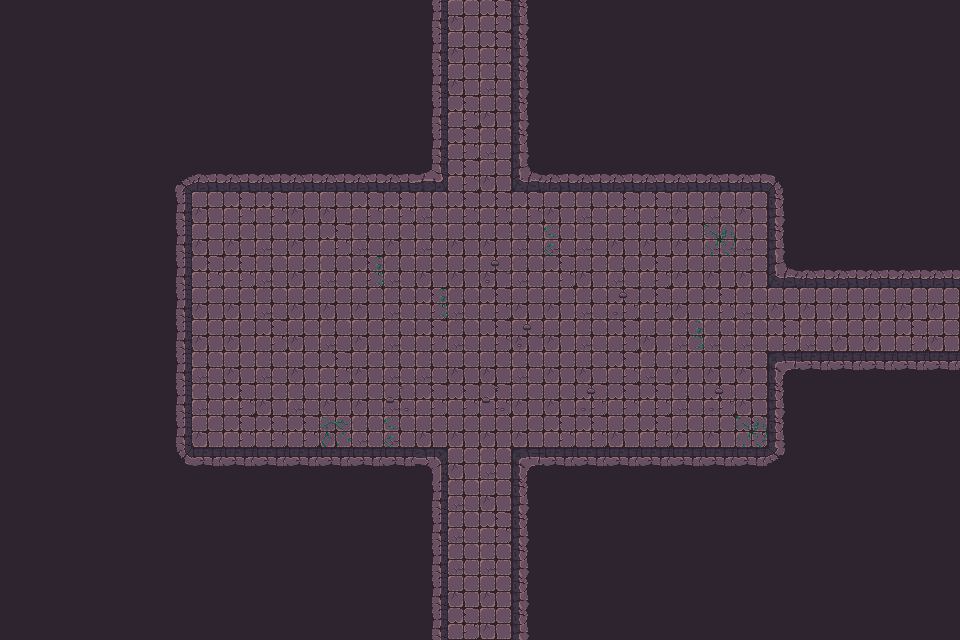

A level layout from a 2D game, rendered from its tile map. Below: a short description, then the map file with its tile-grid data intact:
An orthogonal 30x20 tile map with 32x32 px tiles, 3 tile layers (Walls, Decor, Items), 2 tilesets and 58 objects.

<map version="1.10" tiledversion="1.11.2" orientation="orthogonal" renderorder="right-down" width="30" height="20" tilewidth="32" tileheight="32" infinite="0" nextlayerid="3" nextobjectid="1">
    <tileset firstgid="1" name="Town Tileset" tilewidth="32" tileheight="32" tilecount="64" columns="8">
        <image source="../../../tiles/World H Tileset.png" trans="ff00ff" width="256" height="256" />
        <tile id="4">
            <objectgroup draworder="index" id="2">
                <object id="1" x="0" y="0" width="32" height="32" />
            </objectgroup>
        </tile>
        <tile id="5">
            <objectgroup draworder="index" id="2">
                <object id="1" x="0" y="0" width="32" height="32" />
            </objectgroup>
        </tile>
        <tile id="6">
            <objectgroup draworder="index" id="2">
                <object id="1" x="0" y="0" width="32" height="32" />
            </objectgroup>
        </tile>
        <tile id="7">
            <objectgroup draworder="index" id="2">
                <object id="1" x="0" y="0" width="32" height="32" />
            </objectgroup>
        </tile>
        <tile id="8">
            <objectgroup draworder="index" id="2">
                <object id="1" x="0" y="0" width="32" height="32" />
            </objectgroup>
        </tile>
        <tile id="10">
            <objectgroup draworder="index" id="2">
                <object id="1" x="0" y="32" width="32" height="0" />
            </objectgroup>
        </tile>
        <tile id="11">
            <objectgroup draworder="index" id="2">
                <object id="1" x="0" y="32" width="32" height="0" />
                <object id="2" x="32" y="0" width="0" height="32" />
            </objectgroup>
        </tile>
        <tile id="12">
            <objectgroup draworder="index" id="2">
                <object id="1" x="32" y="0" width="0" height="32" />
            </objectgroup>
        </tile>
        <tile id="13">
            <objectgroup draworder="index" id="2">
                <object id="1" x="0" y="32" width="32" height="0" />
                <object id="2" x="0" y="32" width="32" height="0" />
                <object id="3" x="0" y="0" width="0" height="32" />
            </objectgroup>
        </tile>
        <tile id="14">
            <objectgroup draworder="index" id="2">
                <object id="1" x="0" y="0" width="0" height="32" />
            </objectgroup>
        </tile>
        <tile id="16">
            <objectgroup draworder="index" id="2">
                <object id="1" x="0" y="0" width="32" height="32" />
            </objectgroup>
        </tile>
        <tile id="24">
            <objectgroup draworder="index" id="2">
                <object id="1" x="0" y="0" width="32" height="32" />
            </objectgroup>
        </tile>
    </tileset>
    <tileset firstgid="65" name="Dungeon Crawler Tileset" tilewidth="32" tileheight="32" tilecount="100" columns="10">
        <image source="../../../tiles/Dungeon_Tile.png" trans="" width="320" height="320" />
        <tile id="2">
            <objectgroup draworder="index" id="2">
                <object id="1" x="0" y="0" width="32" height="32" />
            </objectgroup>
        </tile>
        <tile id="3">
            <objectgroup draworder="index" id="2">
                <object id="1" x="0" y="0" width="32" height="32" />
            </objectgroup>
        </tile>
        <tile id="4">
            <objectgroup draworder="index" id="2">
                <object id="1" x="0" y="0" width="32" height="32" />
            </objectgroup>
        </tile>
        <tile id="5">
            <objectgroup draworder="index" id="2">
                <object id="1" x="0" y="0" width="32" height="32" />
            </objectgroup>
        </tile>
        <tile id="6">
            <objectgroup draworder="index" id="2">
                <object id="1" x="0" y="0" width="32" height="32" />
            </objectgroup>
        </tile>
        <tile id="8">
            <objectgroup draworder="index" id="2">
                <object id="1" x="0" y="0" width="32" height="32" />
            </objectgroup>
        </tile>
        <tile id="12">
            <objectgroup draworder="index" id="2">
                <object id="1" x="0" y="0" width="32" height="32" />
            </objectgroup>
        </tile>
        <tile id="13">
            <objectgroup draworder="index" id="2">
                <object id="1" x="0" y="0" width="32" height="32" />
            </objectgroup>
        </tile>
        <tile id="14">
            <objectgroup draworder="index" id="2">
                <object id="1" x="0" y="0" width="32" height="32" />
            </objectgroup>
        </tile>
        <tile id="15">
            <objectgroup draworder="index" id="2">
                <object id="1" x="0" y="0" width="32" height="32" />
            </objectgroup>
        </tile>
        <tile id="16">
            <objectgroup draworder="index" id="2">
                <object id="1" x="0" y="0" width="32" height="32" />
            </objectgroup>
        </tile>
        <tile id="18">
            <objectgroup draworder="index" id="2">
                <object id="1" x="0" y="0" width="32" height="32" />
            </objectgroup>
        </tile>
        <tile id="22">
            <objectgroup draworder="index" id="2">
                <object id="1" x="0" y="0" width="32" height="32" />
            </objectgroup>
        </tile>
        <tile id="23">
            <objectgroup draworder="index" id="2">
                <object id="1" x="0" y="0" width="32" height="32" />
            </objectgroup>
        </tile>
        <tile id="24">
            <objectgroup draworder="index" id="2">
                <object id="1" x="0" y="0" width="32" height="32" />
            </objectgroup>
        </tile>
        <tile id="25">
            <objectgroup draworder="index" id="2">
                <object id="1" x="0" y="0" width="32" height="32" />
            </objectgroup>
        </tile>
        <tile id="26">
            <objectgroup draworder="index" id="2">
                <object id="1" x="0" y="0" width="32" height="32" />
            </objectgroup>
        </tile>
        <tile id="28">
            <objectgroup draworder="index" id="2">
                <object id="1" x="0" y="0" width="32" height="32" />
            </objectgroup>
        </tile>
        <tile id="32">
            <objectgroup draworder="index" id="2">
                <object id="1" x="0" y="0" width="32" height="32" />
            </objectgroup>
        </tile>
        <tile id="33">
            <objectgroup draworder="index" id="2">
                <object id="1" x="0" y="0" width="32" height="32" />
            </objectgroup>
        </tile>
        <tile id="34">
            <objectgroup draworder="index" id="2">
                <object id="1" x="0" y="0" width="32" height="32" />
            </objectgroup>
        </tile>
        <tile id="35">
            <objectgroup draworder="index" id="2">
                <object id="1" x="0" y="0" width="32" height="32" />
            </objectgroup>
        </tile>
        <tile id="36">
            <objectgroup draworder="index" id="2">
                <object id="1" x="0" y="0" width="32" height="32" />
            </objectgroup>
        </tile>
        <tile id="38">
            <objectgroup draworder="index" id="2">
                <object id="1" x="0" y="0" width="32" height="32" />
            </objectgroup>
        </tile>
        <tile id="42">
            <objectgroup draworder="index" id="2">
                <object id="1" x="0" y="0" width="32" height="32" />
            </objectgroup>
        </tile>
        <tile id="43">
            <objectgroup draworder="index" id="2">
                <object id="1" x="0" y="0" width="32" height="32" />
            </objectgroup>
        </tile>
        <tile id="44">
            <objectgroup draworder="index" id="2">
                <object id="1" x="0" y="0" width="32" height="32" />
            </objectgroup>
        </tile>
        <tile id="45">
            <objectgroup draworder="index" id="2">
                <object id="1" x="0" y="0" width="32" height="32" />
            </objectgroup>
        </tile>
        <tile id="46">
            <objectgroup draworder="index" id="2">
                <object id="1" x="0" y="0" width="32" height="32" />
            </objectgroup>
        </tile>
        <tile id="48">
            <objectgroup draworder="index" id="2">
                <object id="1" x="0" y="0" width="32" height="32" />
            </objectgroup>
        </tile>
        <tile id="52">
            <objectgroup draworder="index" id="2">
                <object id="1" x="0" y="0" width="32" height="32" />
            </objectgroup>
        </tile>
        <tile id="53">
            <objectgroup draworder="index" id="2">
                <object id="1" x="0" y="0" width="32" height="32" />
            </objectgroup>
        </tile>
        <tile id="54">
            <objectgroup draworder="index" id="2">
                <object id="1" x="0" y="0" width="32" height="32" />
            </objectgroup>
        </tile>
        <tile id="55">
            <objectgroup draworder="index" id="2">
                <object id="1" x="0" y="0" width="32" height="32" />
            </objectgroup>
        </tile>
        <tile id="56">
            <objectgroup draworder="index" id="2">
                <object id="1" x="0" y="0" width="32" height="32" />
            </objectgroup>
        </tile>
        <tile id="58">
            <objectgroup draworder="index" id="2">
                <object id="1" x="0" y="0" width="32" height="32" />
            </objectgroup>
        </tile>
        <tile id="62">
            <objectgroup draworder="index" id="2">
                <object id="1" x="0" y="0" width="32" height="32" />
            </objectgroup>
        </tile>
        <tile id="63">
            <objectgroup draworder="index" id="2">
                <object id="1" x="0" y="0" width="32" height="32" />
            </objectgroup>
        </tile>
        <tile id="64">
            <objectgroup draworder="index" id="2">
                <object id="1" x="0" y="0" width="32" height="32" />
            </objectgroup>
        </tile>
        <tile id="65">
            <objectgroup draworder="index" id="2">
                <object id="1" x="0" y="0" width="32" height="32" />
            </objectgroup>
        </tile>
        <tile id="66">
            <objectgroup draworder="index" id="2">
                <object id="1" x="0" y="0" width="32" height="32" />
            </objectgroup>
        </tile>
        <tile id="68">
            <objectgroup draworder="index" id="2">
                <object id="1" x="0" y="0" width="32" height="32" />
            </objectgroup>
        </tile>
        <tile id="80">
            <objectgroup draworder="index" id="2">
                <object id="1" x="0" y="0" width="32" height="32" />
            </objectgroup>
        </tile>
    </tileset>
    <layer id="1" name="Walls" width="30" height="20">
        <data encoding="csv">
122,122,122,122,122,122,122,122,122,122,122,122,122,77,75,65,79,122,122,122,122,122,122,122,122,122,122,122,122,122,
122,122,122,122,122,122,122,122,122,122,122,122,122,77,75,65,79,122,122,122,122,122,122,122,122,122,122,122,122,122,
122,122,122,122,122,122,122,122,122,122,122,122,122,77,75,66,79,122,122,122,122,122,122,122,122,122,122,122,122,122,
122,122,122,122,122,122,122,122,122,122,122,122,122,77,65,75,79,122,122,122,122,122,122,122,122,122,122,122,122,122,
122,122,122,122,122,122,122,122,122,122,122,122,122,77,65,66,79,122,122,122,122,122,122,122,122,122,122,122,122,122,
122,122,122,122,122,67,68,68,68,68,68,68,68,103,65,75,100,68,68,68,68,68,68,68,69,122,122,122,122,122,
122,122,122,122,122,77,75,65,65,75,75,65,65,66,65,65,65,75,66,65,65,75,66,75,79,122,122,122,122,122,
122,122,122,122,122,77,75,75,66,75,65,66,75,66,75,75,66,66,66,75,75,75,66,66,79,122,122,122,122,122,
122,122,122,122,122,77,65,65,66,75,66,65,66,75,75,75,66,65,75,66,65,75,75,75,100,68,68,68,68,68,
122,122,122,122,122,77,75,75,66,75,75,75,66,65,66,65,75,75,66,65,65,75,65,66,75,75,75,75,75,75,
122,122,122,122,122,77,75,75,65,75,66,75,66,65,66,65,75,75,66,65,75,66,66,66,65,66,75,75,65,75,
122,122,122,122,122,77,66,75,66,75,65,75,66,66,75,75,66,75,75,65,66,75,75,75,70,88,88,88,88,88,
122,122,122,122,122,77,66,65,75,66,75,75,66,65,65,65,75,75,65,65,65,66,65,75,79,122,122,122,122,122,
122,122,122,122,122,77,75,65,65,65,75,66,66,75,75,75,75,65,65,75,65,75,75,65,79,122,122,122,122,122,
122,122,122,122,122,87,88,88,88,88,88,88,88,73,75,66,70,88,88,88,88,88,88,88,89,122,122,122,122,122,
122,122,122,122,122,122,122,122,122,122,122,122,122,77,66,75,79,122,122,122,122,122,122,122,122,122,122,122,122,122,
122,122,122,122,122,122,122,122,122,122,122,122,122,77,66,65,79,122,122,122,122,122,122,122,122,122,122,122,122,122,
122,122,122,122,122,122,122,122,122,122,122,122,122,77,66,66,79,122,122,122,122,122,122,122,122,122,122,122,122,122,
122,122,122,122,122,122,122,122,122,122,122,122,122,77,75,75,79,122,122,122,122,122,122,122,122,122,122,122,122,122,
122,122,122,122,122,122,122,122,122,122,122,122,122,77,65,75,79,122,122,122,122,122,122,122,122,122,122,122,122,122
        </data>
    </layer>
    <layer id="1" name="Decor" width="30" height="20">
        <data encoding="csv">
133,133,133,133,133,133,133,133,133,133,133,133,133,133,133,133,133,133,133,133,133,133,133,133,133,133,133,133,133,133,
133,133,133,133,133,133,133,133,133,133,133,133,133,133,133,133,133,133,133,133,133,133,133,133,133,133,133,133,133,133,
133,133,133,133,133,133,133,133,133,133,133,133,133,133,133,133,133,133,133,133,133,133,133,133,133,133,133,133,133,133,
133,133,133,133,133,133,133,133,133,133,133,133,133,133,133,133,133,133,133,133,133,133,133,133,133,133,133,133,133,133,
133,133,133,133,133,133,133,133,133,133,133,133,133,133,133,133,133,133,133,133,133,133,133,133,133,133,133,133,133,133,
133,133,133,133,133,133,133,133,133,133,133,133,133,133,133,133,133,133,133,133,133,133,133,133,133,133,133,133,133,133,
133,133,133,133,133,133,133,133,133,133,136,133,133,133,133,133,133,133,133,133,133,133,133,133,133,133,133,133,133,133,
133,133,133,133,133,133,133,133,133,133,133,133,133,133,133,133,133,139,133,133,133,133,125,133,133,133,133,133,133,133,
133,133,133,133,133,133,133,133,133,133,133,140,133,133,133,115,133,133,133,133,133,133,133,133,133,133,133,133,133,133,
133,133,133,133,133,133,133,133,133,133,133,133,133,140,133,133,133,133,133,115,133,133,133,133,133,133,133,133,133,133,
133,133,133,133,133,133,133,133,133,133,133,133,133,133,133,133,115,133,133,133,133,140,133,133,133,133,133,133,133,133,
133,133,133,133,133,133,133,133,133,133,133,133,133,133,133,133,133,133,133,133,133,133,133,133,133,133,133,133,133,133,
133,133,133,133,133,133,133,133,133,133,133,133,116,133,133,116,133,133,115,133,133,133,115,133,133,133,133,133,133,133,
133,133,133,133,133,133,133,133,133,133,126,133,139,133,133,133,133,133,133,133,133,133,133,125,133,133,133,133,133,133,
133,133,133,133,133,133,133,133,133,133,133,133,133,133,133,133,133,133,133,133,133,133,133,133,133,133,133,133,133,133,
133,133,133,133,133,133,133,133,133,133,133,133,133,133,133,133,133,133,133,133,133,133,133,133,133,133,133,133,133,133,
133,133,133,133,133,133,133,133,133,133,133,133,133,133,133,133,133,133,133,133,133,133,133,133,133,133,133,133,133,133,
133,133,133,133,133,133,133,133,133,133,133,133,133,133,133,133,133,133,133,133,133,133,133,133,133,133,133,133,133,133,
133,133,133,133,133,133,133,133,133,133,133,133,133,133,133,133,133,133,133,133,133,133,133,133,133,133,133,133,133,133,
133,133,133,133,133,133,133,133,133,133,133,133,133,133,133,133,133,133,133,133,133,133,133,133,133,133,133,133,133,133
        </data>
    </layer>
    <layer id="1" name="Items" width="30" height="20">
        <data encoding="csv">
133,133,133,133,133,133,133,133,133,133,133,133,133,133,133,133,133,133,133,133,133,133,133,133,133,133,133,133,133,133,
133,133,133,133,133,133,133,133,133,133,133,133,133,133,133,133,133,133,133,133,133,133,133,133,133,133,133,133,133,133,
133,133,133,133,133,133,133,133,133,133,133,133,133,133,133,133,133,133,133,133,133,133,133,133,133,133,133,133,133,133,
133,133,133,133,133,133,133,133,133,133,133,133,133,133,133,133,133,133,133,133,133,133,133,133,133,133,133,133,133,133,
133,133,133,133,133,133,133,133,133,133,133,133,133,133,133,133,133,133,133,133,133,133,133,133,133,133,133,133,133,133,
133,133,133,133,133,133,133,133,133,133,133,133,133,133,133,133,133,133,133,133,133,133,133,133,133,133,133,133,133,133,
133,133,133,133,133,133,133,133,133,133,133,133,133,133,133,133,133,133,133,133,133,133,133,133,133,133,133,133,133,133,
133,133,133,133,133,133,133,133,133,133,133,133,133,133,133,133,133,133,133,133,133,133,133,133,133,133,133,133,133,133,
133,133,133,133,133,133,133,133,133,133,133,133,133,133,133,133,133,133,133,133,133,133,133,133,133,133,133,133,133,133,
133,133,133,133,133,133,133,133,133,133,133,133,133,133,133,133,133,133,133,133,133,133,133,133,133,133,133,133,133,133,
133,133,133,133,133,133,133,133,133,133,133,133,133,133,133,133,133,133,133,133,133,133,133,133,133,133,133,133,133,133,
133,133,133,133,133,133,133,133,133,133,133,133,133,133,133,133,133,133,133,133,133,133,133,133,133,133,133,133,133,133,
133,133,133,133,133,133,133,133,133,133,133,133,133,133,133,133,133,133,133,133,133,133,133,133,133,133,133,133,133,133,
133,133,133,133,133,133,133,133,133,133,133,133,133,133,133,133,133,133,133,133,133,133,133,133,133,133,133,133,133,133,
133,133,133,133,133,133,133,133,133,133,133,133,133,133,133,133,133,133,133,133,133,133,133,133,133,133,133,133,133,133,
133,133,133,133,133,133,133,133,133,133,133,133,133,133,133,133,133,133,133,133,133,133,133,133,133,133,133,133,133,133,
133,133,133,133,133,133,133,133,133,133,133,133,133,133,133,133,133,133,133,133,133,133,133,133,133,133,133,133,133,133,
133,133,133,133,133,133,133,133,133,133,133,133,133,133,133,133,133,133,133,133,133,133,133,133,133,133,133,133,133,133,
133,133,133,133,133,133,133,133,133,133,133,133,133,133,133,133,133,133,133,133,133,133,133,133,133,133,133,133,133,133,
133,133,133,133,133,133,133,133,133,133,133,133,133,133,133,133,133,133,133,133,133,133,133,133,133,133,133,133,133,133
        </data>
    </layer>
</map>
